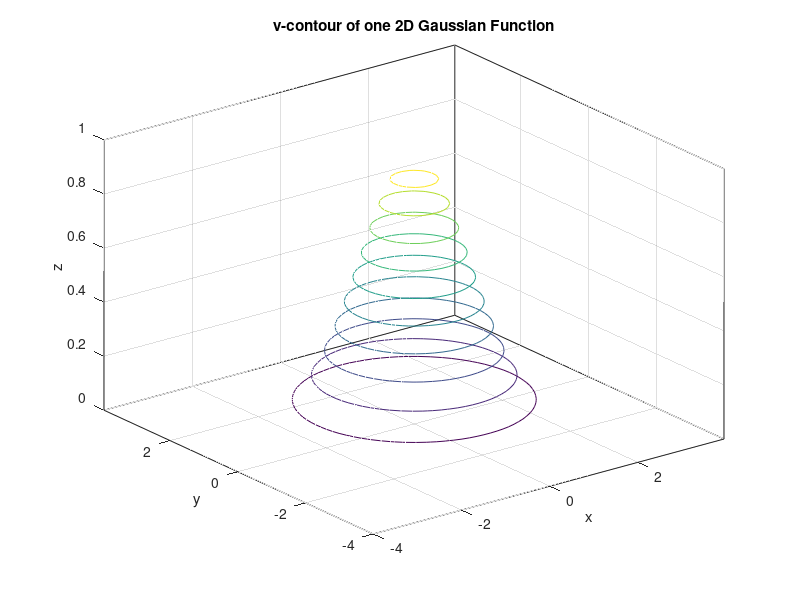

MATLAB code to generate this figure:
[X,Y]=meshgrid(-4:0.15:4);
Z1=exp(-0.5*(X.^2+Y.^2));
Z2=-exp(-0.5*(X.^2+(Y+1).^2));
Z=Z1+Z2;
contour3(X,Y,Z,20)
xlabel('x');
ylabel('y'); 
zlabel('z');
title('v-contour of summation of two 2D Gaussian Functions')
contour3(X,Y,Z1,10)
xlabel('x');
ylabel('y'); 
zlabel('z');
title('v-contour of one 2D Gaussian Function')
